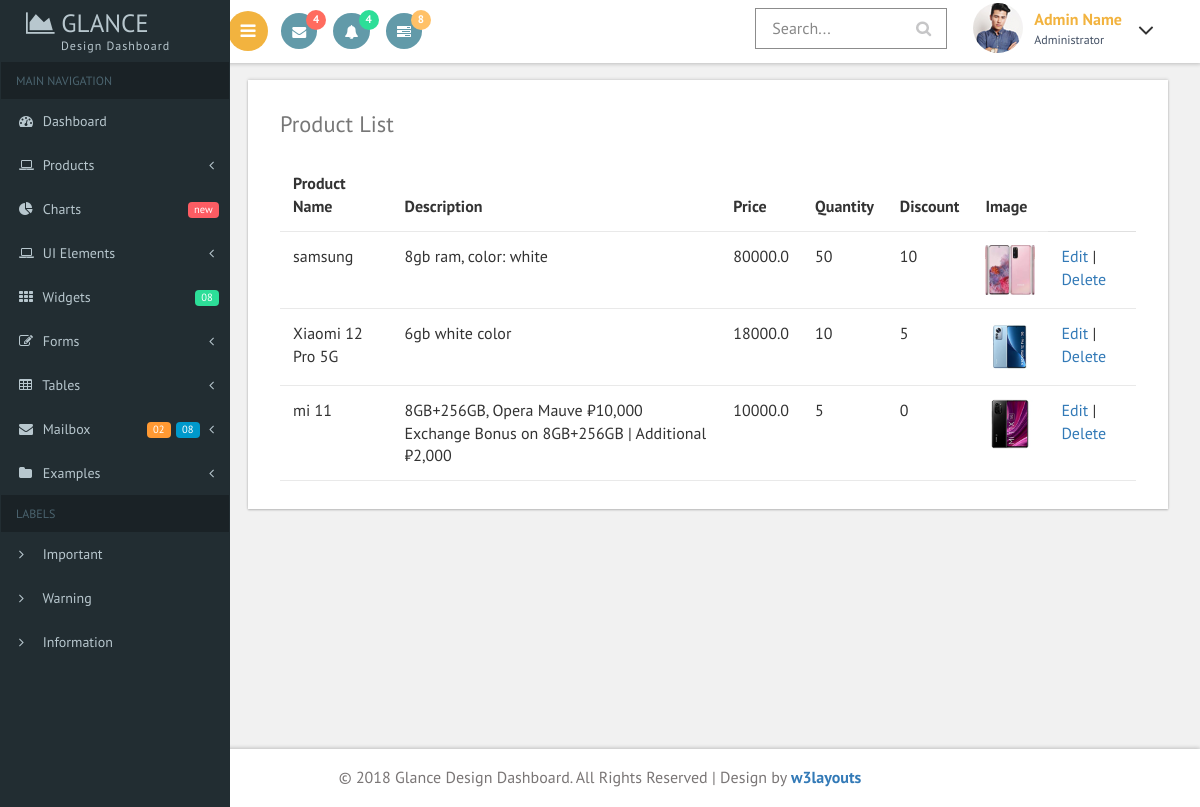
Page /seller/manageproduct/ (signed in) on the committed database.
### seller/models.py (models this page shows, shortened)
class Product(models.Model):
    seller = models.ForeignKey(Seller,on_delete=models.CASCADE)  # Foreignkey
    name = models.CharField(max_length=50)
    des = models.TextField()
    price = models.FloatField()
    quantity = models.IntegerField(default=0)
    discount = models.IntegerField()
    pic = models.FileField(upload_to='products',default='avtar.png')
    discountedprice = models.FloatField(blank=True,null=True)

### seller/views.py (the view)
# urls.py: path('manageproduct/',views.manageproduct,name='manageproduct'),
def manageproduct(request):
    sellerobj=Seller.objects.get(email=request.session['email'])
    pobj= Product.objects.filter(seller=sellerobj)
    return render(request,'seller-manageproduct.html',{'productlist':pobj})

### seller/templates/seller-manageproduct.html
{% extends 'seller-header.html' %}
{% load static %}
{% block content %}
<div class="tables">
    <div class="panel-body widget-shadow">
        <h4>Product List</h4>
        <table class="table">
            <thead>
                <tr>
                    <th>Product Name</th>
                    <th>Description</th>
                    <th>Price</th>
                    <th>Quantity</th>
                    <th>Discount</th>
                    <th>Image</th>
                </tr>
            </thead>
            <tbody>
                {% for item in productlist %}
                <tr>
                    <td>{{item.name}}</td>
                    <td>{{item.des}}</td>
                    <td>{{item.price}}</td>
                    <td>{{item.quantity}}</td>
                    <td>{{item.discount}}</td>
                    <td><img title=" " alt=" " src="{{item.pic.url}}" height="50" width="50"></a></td>
                    <td><a href="{% url 'edit' item.id %}">Edit</a> | <a href="{% url 'delete' item.id %}">Delete</a></td>
                </tr>
                {% endfor %}
            </tbody>
        </table>
    </div>
</div>
{% endblock %}

### rows in the picture
Product: name "samsung", des "8gb ram, color: white", price "80000.0", quantity "50", discount "10", pic (picture)
Product: name "Xiaomi 12 Pro 5G", des "6gb white color", price "18000.0", quantity "10", discount "5", pic (picture)
Product: name "mi 11", des "8GB+256GB, Opera Mauve ₹10,000 Exchange Bonus on 8GB+256GB | Additional ₹2,000", price "10000.0", quantity "5", discount "0", pic (picture)
